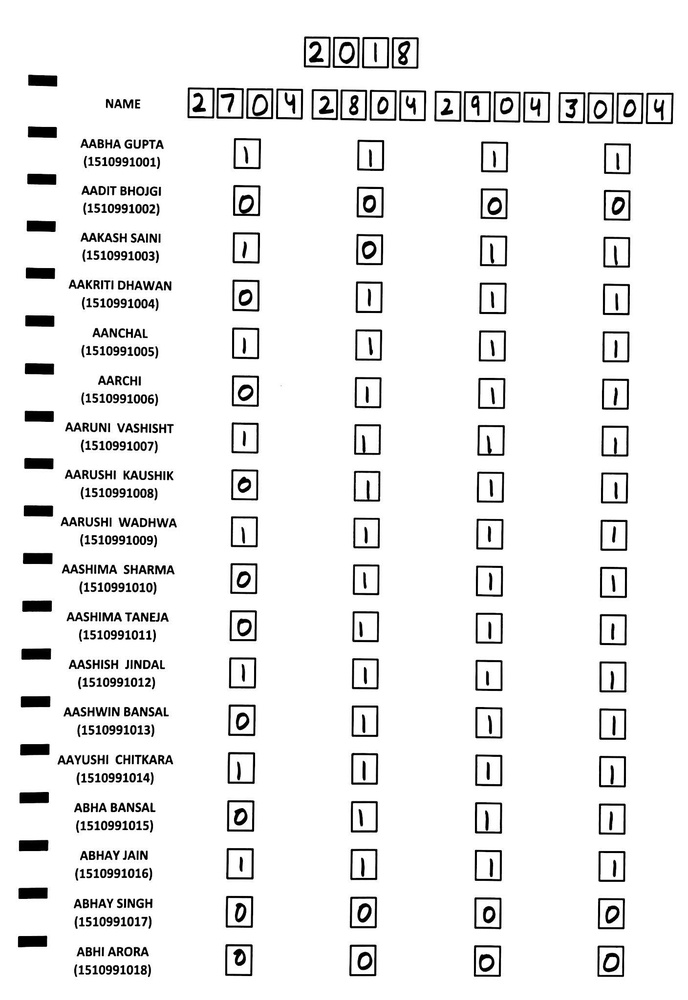
#> input picture Junk/Test.jpg, 688 x 1000 px, shrunk from 1408 x 2048 before the run, found by its file name
$ python LineDetection.py
#> lines starting #> are read from the running program, lines starting #| are printed output that depends on the picture; after the words box and inside, x2 and y2 are one past the last pixel; in counts of white or black regions, pixels touching at a corner belong together
import cv2
import numpy as np

img = cv2.imread('test.jpg')
#> img is the input picture: shape (1000, 688, 3); min 0, max 255, mean 237.7
img = img[:, 10:img.shape[1] - 10]
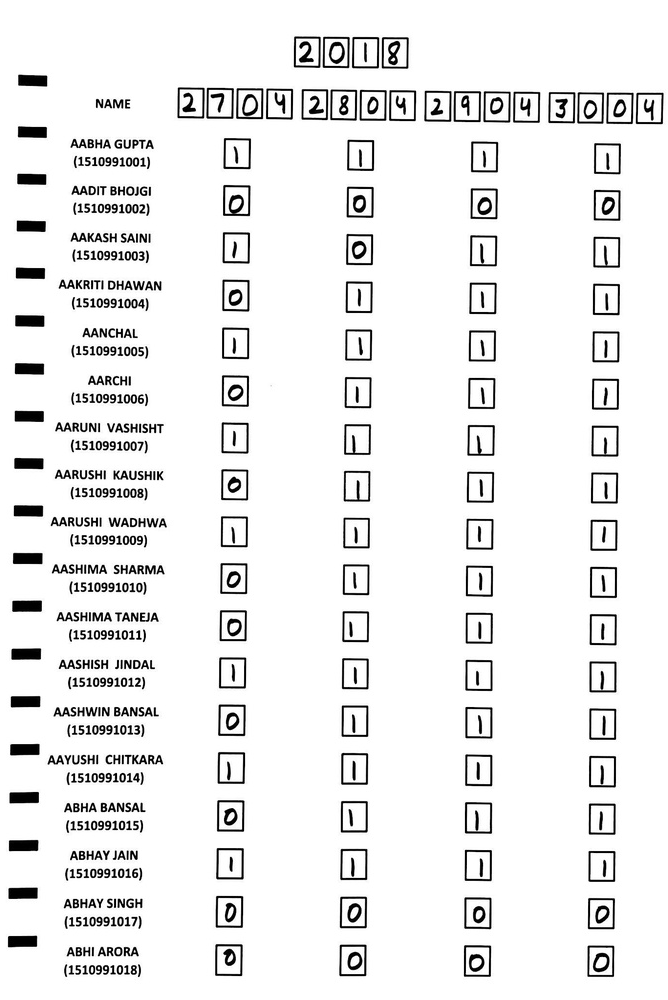
#> img: shape (1000, 668, 3); min 0, max 255, mean 237.1
gray = cv2.cvtColor(img, cv2.COLOR_BGR2GRAY)
edges = cv2.Canny(gray, 50, 150, apertureSize=3)
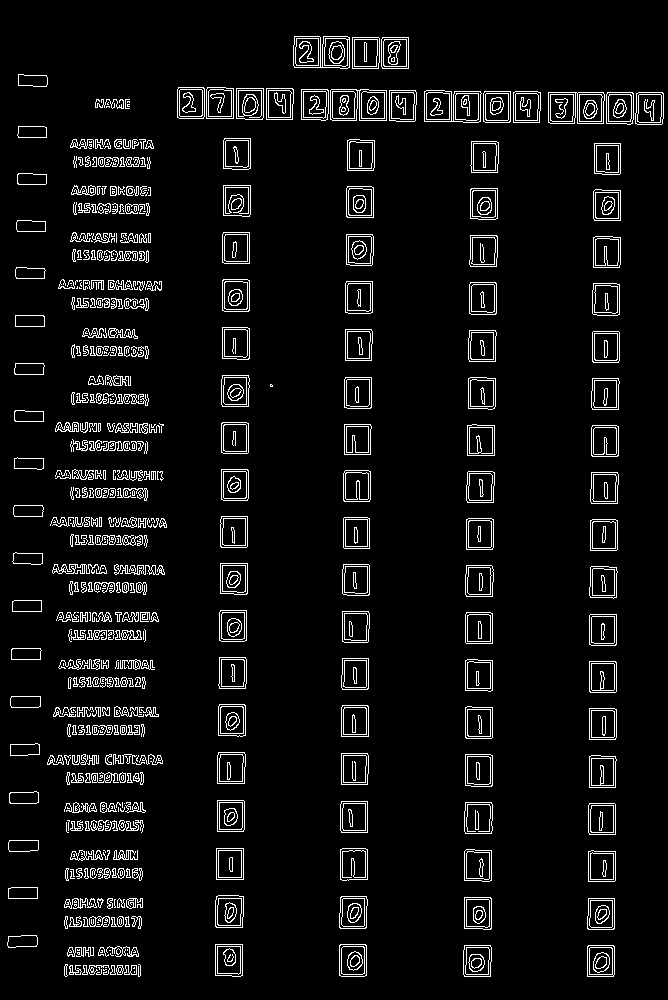
#> edges: shape (1000, 668); 6% white in thin lines or dots
minLineLength = img.shape[1] - 300
#> minLineLength = 368
lines = cv2.HoughLinesP(image=edges, rho=0.001, theta=np.pi / 180, threshold=100, lines=np.array([]),
                        minLineLength=10, maxLineGap=5)
#> lines = 542 rows, first 6: [492, 785, 492, 755], [616, 123, 616, 102], [490, 643, 490, 612], [128, 926, 128, 916], [366, 689, 366, 658], [616, 456, 616, 425]
a, b, c = lines.shape
#> a = 542; b = 1; c = 4
for i in range(a):
    cv2.line(img, (lines[i][0][0], lines[i][0][1]), (lines[i][0][2], lines[i][0][3]), (0, 0, 255), 3, cv2.LINE_AA)
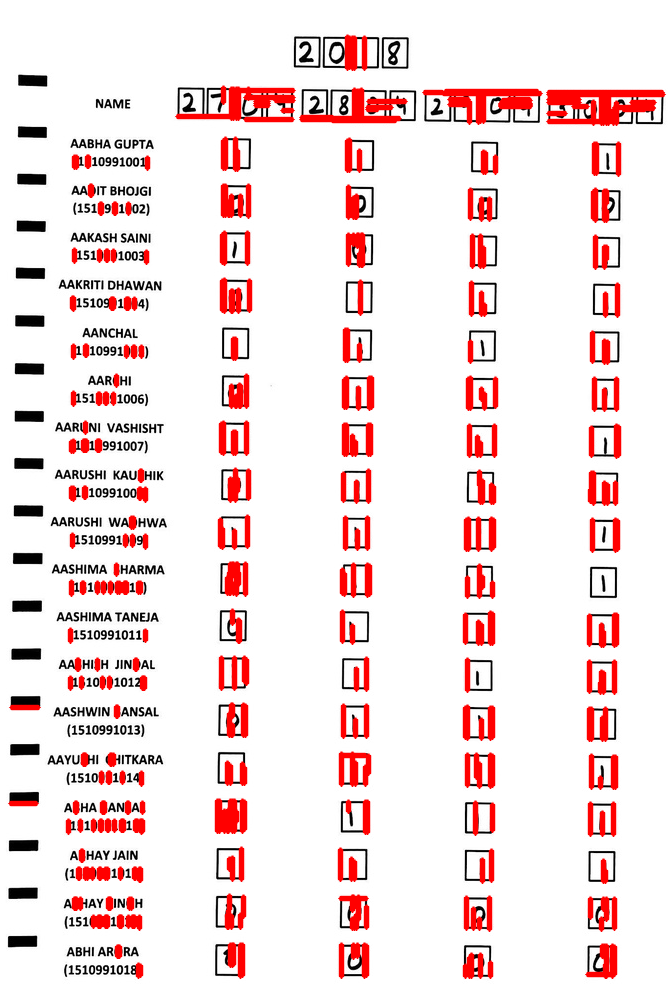
#> img: shape (1000, 668, 3); 9.52% of pixels changed, all inside (x1, y1, x2, y2) = (7, 34, 667, 979)
cv2.imwrite('result.png', img)
